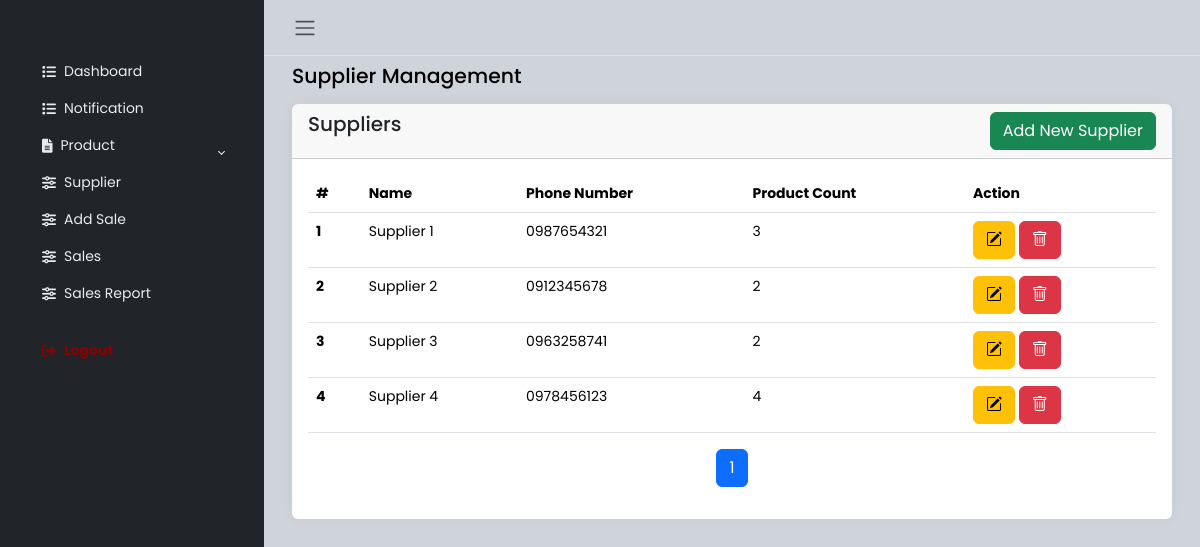
The app's page /supplier.php (signed in) with its own data.
### tables this page shows
CREATE TABLE `supplier` (
  `supplier_id` int(250) NOT NULL,
  `supplier_name` varchar(250) NOT NULL,
  `supplier_number` varchar(250) NOT NULL
);

### db/show.php (called while the page is built, shortened)
<?php
    class Show{
        private $conn;
        private $tbl;
        public function __construct($conn, $tbl){
            $this->conn = $conn;
            $this->tbl = $tbl;
        }
        public function sqlExecute($sql){
            $result = $this->conn->query($sql);
            $data = array();
            if($result->num_rows > 0){
                while($rows = $result->fetch_assoc()){
                    $data_row = array();
                    foreach ($rows as $row) {
                        array_push($data_row, $row);
                    }
                    array_push($data,$data_row);
                }
            }
            return $data;
        }
        public function showRecords($where=null, $order=null, $limit=null){
            $sql = "SELECT * FROM $this->tbl";
            if($where!=null){
                $sql.=" WHERE $where";
            }
            return $this->sqlExecute($sql);
        }
        public function showRecordsWithPagination($page = 1, $where =null, $limit = NULL, $order = null) {
            $offset = ($page - 1) * $limit;
            $sql = "SELECT COUNT(*) AS total FROM $this->tbl";
            $result = $this->conn->query($sql);
            $totalRecords = $result->fetch_assoc()['total'];
            $totalPages = ceil($totalRecords / $limit);
            if($order != null && $where==null){
                $sql = "SELECT * FROM $this->tbl ORDER BY $order LIMIT $limit OFFSET $offset";
            } elseif ($where != null && $order == null) {
                $sql = "SELECT * FROM $this->tbl WHERE $where LIMIT $limit OFFSET $offset";
            } elseif ($where != null && $order != null) {
                $sql = "SELECT * FROM $this->tbl WHERE $where ORDER BY $order LIMIT $limit OFFSET $offset";
            } else {
                $sql = "SELECT * FROM $this->tbl LIMIT $limit OFFSET $offset";
            }
            $records = $this->sqlExecute($sql);
            return array('records' => $records, 'totalPages' => $totalPages);
        }
    }
?>

### supplier.php (the view, shortened to what this page needs)
<?php
require 'db/connection.php';
require 'db/show.php';
$show = new Show($conn, 'supplier');
$showProduct = new Show($conn, 'product');
?>
<!DOCTYPE html>
<html lang="en">
<head>
    <link href="https://cdn.jsdelivr.net/npm/bootstrap-icons/font/bootstrap-icons.css" rel="stylesheet">
    <link rel="stylesheet" href="https://cdn.jsdelivr.net/npm/bootstrap@5.3.2/dist/css/bootstrap.min.css">
    <link rel="stylesheet" href="bootstrap/css/bootstrap.min.css">
    <link rel="stylesheet" href="bootstrap-icons-1.11.3/font/bootstrap-icons.css">
    <link rel="stylesheet" href="css/style.css">
</head>
<body>
    <div class="wrapper">
        <?php include 'sidebar.php'; ?>
        <div class="main">
            <nav class="navbar navbar-expand px-3 border-bottom">
                <button class="btn" id="sidebar-toggle" type="button">
                    <span class="navbar-toggler-icon"></span>
                </button>
            </nav>
            <main class="content px-3 py-2">
                <div class="container-fluid">
                    <div class="mb-3">
                        <h4>Supplier Management</h4>
                    </div>
                    <div class="card border-0">
                        <div class="card-header d-flex justify-content-between">
                            <h5 class="card-title">
                                Suppliers
                            </h5>
                            <a href="forms/supplierAdd.php" class="btn btn-success">Add New Supplier</a>
                        </div>
                        <?php
                        $currentPage = isset($_GET['page']) ? $_GET['page'] : 1;
                        $paginationData = $show->showRecordsWithPagination($currentPage, null, 10, null);
                        $suppliers = $paginationData['records'];
                        ?>
                        <div class="card-body table-responsive container">
                            <table class="table table-hover">
                                <thead>
                                    <tr>
                                        <th scope="col">#</th>
                                        <th scope="col">Name</th>
                                        <th scope="col">Phone Number</th>
                                        <th scope="col">Product Count</th>
                                        <th scope="col">Action</th>
                                    </tr>
                                </thead>
                                <tbody>
                                    <?php
                                    $startIndex = ($currentPage - 1) * 10 + 1;
                                    $supplier_count = $startIndex - 1;
                                    if (count($suppliers) > 0) {
                                        foreach ($suppliers as $supplier) {
                                            $supplierId = $supplier[0];
                                            $supplierName = $supplier[1];
                                            $supplierNumber = $supplier[2];
                                            $productCount = $showProduct->showRecords("supplier_id = $supplierId");
                                            $productCount = count($productCount);
                                            echo "<tr>";
                                            echo "<th scope='row'>" . ++$supplier_count . "</th>";
                                            echo "<td>" . htmlspecialchars($supplierName) . "</td>";
                                            echo "<td>" . htmlspecialchars($supplierNumber) . "</td>";
                                            echo "<td>" . $productCount . "</td>";
                                            echo "<td>
                                                    <a class='btn btn-warning' href='forms/supplierEdit.php?id=$supplierId'><i class='bi bi-pencil-square'></i></a>
                                                    <a class='btn btn-danger delete-btn' href='forms/supplierDelete.php?id=$supplierId'><i class='bi bi-trash'></i></a>
                                                </td>";
                                            echo "</tr>";
                                        }
                                    } else {
                                        echo "<tr><td colspan='5'><div class='alert alert-dark' role='alert'>No record Found</div></td></tr>";
                                    }
                                    ?>
                                </tbody>
                            </table>
                            <nav class="d-flex justify-content-center" aria-label="Page navigation example">
                                <ul class="pagination">
                                    <?php for ($page = 1; $page <= $paginationData['totalPages']; $page++): ?>
                                        <li class="page-item <?= ($page == $currentPage) ? 'active' : '' ?>">
                                            <a class="page-link" href="?page=<?= $page ?>"><?= $page ?></a>
                                        </li>
                                    <?php endfor; ?>
                                </ul>
                            </nav>
                        </div>
                    </div>
                </div>
            </main>
        </div>
    </div>
</body>
</html>

### css/style.css (style rules this page uses)
body { font-family: 'Poppins', sans-serif; font-size: 0.875rem; opacity: 1; overflow-y: scroll; margin: 0; }
a { cursor: pointer; text-decoration: none; font-family: 'Poppins', sans-serif; }
li { list-style: none; }
h4 { font-family: 'Poppins', sans-serif; font-size: 1.275rem; color: var(--bs-emphasis-color); }
.wrapper { align-items: stretch; display: flex; width: 100%; }
.main { display: flex; flex-direction: column; min-height: 100vh; min-width: 0; overflow: hidden; transition: all 0.35s ease-in-out; width: 100%; background: var(--bs-dark-bg-subtle); }
.content { flex: 1; max-width: 100vw; width: 100vw; }
@media (min-width:768px) { .content { max-width: auto; width: auto; } }
.card { box-shadow: 0 0 .875rem 0 rgba(34, 46, 60, .05); margin-bottom: 24px; }

### records on screen
supplier: supplier_name "Supplier 1", supplier_number "0987654321", productCount "3"
supplier: supplier_name "Supplier 2", supplier_number "0912345678", productCount "2"
supplier: supplier_name "Supplier 3", supplier_number "0963258741", productCount "2"
supplier: supplier_name "Supplier 4", supplier_number "0978456123", productCount "4"
